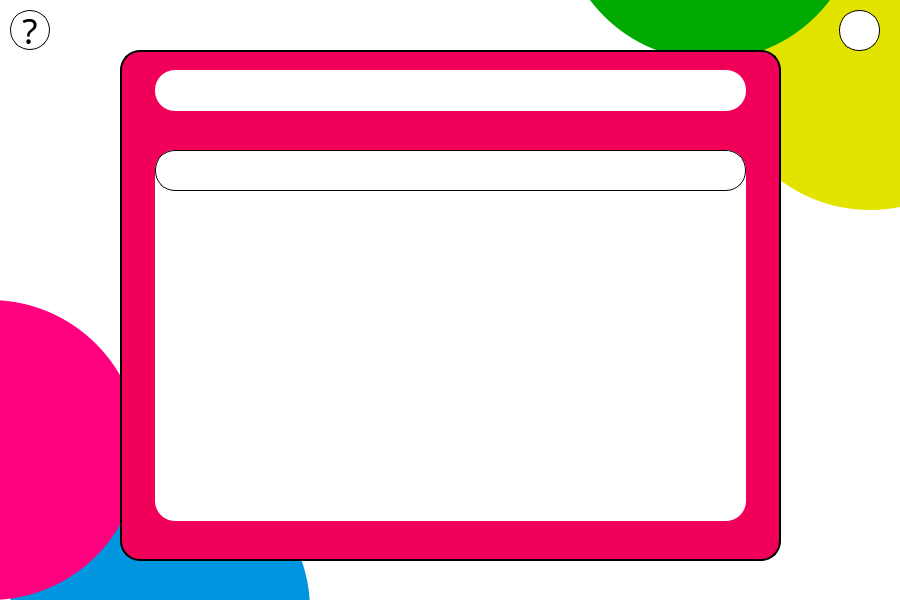
<?xml version="1.0" encoding="UTF-8"?>
<ui version="4.0">
 <class>MainWindow</class>
 <widget class="QMainWindow" name="MainWindow">
  <property name="geometry">
   <rect>
    <x>0</x>
    <y>0</y>
    <width>900</width>
    <height>600</height>
   </rect>
  </property>
  <property name="minimumSize">
   <size>
    <width>900</width>
    <height>600</height>
   </size>
  </property>
  <property name="maximumSize">
   <size>
    <width>900</width>
    <height>600</height>
   </size>
  </property>
  <property name="windowTitle">
   <string>Audios</string>
  </property>
  <widget class="QWidget" name="centralwidget">
   <widget class="QFrame" name="frame">
    <property name="geometry">
     <rect>
      <x>0</x>
      <y>0</y>
      <width>900</width>
      <height>600</height>
     </rect>
    </property>
    <property name="minimumSize">
     <size>
      <width>900</width>
      <height>600</height>
     </size>
    </property>
    <property name="styleSheet">
     <string notr="true">background-color: rgb(255, 255, 255);</string>
    </property>
    <property name="frameShape">
     <enum>QFrame::NoFrame</enum>
    </property>
    <property name="frameShadow">
     <enum>QFrame::Plain</enum>
    </property>
    <widget class="QFrame" name="frame_17">
     <property name="geometry">
      <rect>
       <x>10</x>
       <y>460</y>
       <width>300</width>
       <height>300</height>
      </rect>
     </property>
     <property name="styleSheet">
      <string notr="true">background-color:rgb(0, 149, 223);
border-radius: 150px;</string>
     </property>
     <property name="frameShape">
      <enum>QFrame::NoFrame</enum>
     </property>
     <property name="frameShadow">
      <enum>QFrame::Raised</enum>
     </property>
    </widget>
    <widget class="QFrame" name="frame_18">
     <property name="geometry">
      <rect>
       <x>720</x>
       <y>-90</y>
       <width>300</width>
       <height>300</height>
      </rect>
     </property>
     <property name="styleSheet">
      <string notr="true">background-color:rgb(227, 227, 0);
border-radius: 150px;</string>
     </property>
     <property name="frameShape">
      <enum>QFrame::NoFrame</enum>
     </property>
     <property name="frameShadow">
      <enum>QFrame::Raised</enum>
     </property>
    </widget>
    <widget class="QPushButton" name="bt_info">
     <property name="geometry">
      <rect>
       <x>10</x>
       <y>10</y>
       <width>40</width>
       <height>40</height>
      </rect>
     </property>
     <property name="minimumSize">
      <size>
       <width>0</width>
       <height>0</height>
      </size>
     </property>
     <property name="font">
      <font>
       <family>Berlin Sans FB</family>
       <pointsize>26</pointsize>
      </font>
     </property>
     <property name="styleSheet">
      <string notr="true">QAbstractButton{
	background-color: rgb(255, 255, 255);
	border: 1px solid black;
	border-radius: 20px;
}
QAbstractButton:hover{
background-color: rgb(231, 231, 231);
}</string>
     </property>
     <property name="text">
      <string>?</string>
     </property>
    </widget>
    <widget class="QFrame" name="frame_27">
     <property name="geometry">
      <rect>
       <x>-160</x>
       <y>300</y>
       <width>300</width>
       <height>300</height>
      </rect>
     </property>
     <property name="styleSheet">
      <string notr="true">background-color: rgb(255, 0, 127);
border-radius: 150px;</string>
     </property>
     <property name="frameShape">
      <enum>QFrame::NoFrame</enum>
     </property>
     <property name="frameShadow">
      <enum>QFrame::Raised</enum>
     </property>
    </widget>
    <widget class="QFrame" name="frame_11">
     <property name="geometry">
      <rect>
       <x>560</x>
       <y>-240</y>
       <width>300</width>
       <height>300</height>
      </rect>
     </property>
     <property name="styleSheet">
      <string notr="true">background-color: rgb(0, 170, 0);
border-radius: 150px;</string>
     </property>
     <property name="frameShape">
      <enum>QFrame::NoFrame</enum>
     </property>
     <property name="frameShadow">
      <enum>QFrame::Raised</enum>
     </property>
    </widget>
    <widget class="QFrame" name="frame_5">
     <property name="geometry">
      <rect>
       <x>120</x>
       <y>50</y>
       <width>661</width>
       <height>511</height>
      </rect>
     </property>
     <property name="styleSheet">
      <string notr="true">QFrame{
	background-color:rgb(241, 0, 90);
	border: 2px solid rgb(0, 0, 0);
	border-radius: 20px;
}</string>
     </property>
     <property name="frameShape">
      <enum>QFrame::StyledPanel</enum>
     </property>
     <property name="frameShadow">
      <enum>QFrame::Raised</enum>
     </property>
     <widget class="QFrame" name="frame_20">
      <property name="geometry">
       <rect>
        <x>35</x>
        <y>20</y>
        <width>591</width>
        <height>41</height>
       </rect>
      </property>
      <property name="styleSheet">
       <string notr="true">background-color: rgb(255, 255, 255);
border: 0;</string>
      </property>
      <property name="frameShape">
       <enum>QFrame::StyledPanel</enum>
      </property>
      <property name="frameShadow">
       <enum>QFrame::Raised</enum>
      </property>
     </widget>
     <widget class="QFrame" name="audios">
      <property name="geometry">
       <rect>
        <x>35</x>
        <y>100</y>
        <width>591</width>
        <height>371</height>
       </rect>
      </property>
      <property name="styleSheet">
       <string notr="true">background-color: rgb(255, 255, 255);
border: 0;</string>
      </property>
      <property name="frameShape">
       <enum>QFrame::StyledPanel</enum>
      </property>
      <property name="frameShadow">
       <enum>QFrame::Raised</enum>
      </property>
      <widget class="QFrame" name="audio">
       <property name="geometry">
        <rect>
         <x>0</x>
         <y>0</y>
         <width>591</width>
         <height>41</height>
        </rect>
       </property>
       <property name="styleSheet">
        <string notr="true">QFrame{
	background-color: rgb(255, 255, 255);
	border: 1px solid;
}</string>
       </property>
       <property name="frameShape">
        <enum>QFrame::StyledPanel</enum>
       </property>
       <property name="frameShadow">
        <enum>QFrame::Raised</enum>
       </property>
       <widget class="QLabel" name="audio_name">
        <property name="geometry">
         <rect>
          <x>20</x>
          <y>10</y>
          <width>511</width>
          <height>21</height>
         </rect>
        </property>
        <property name="font">
         <font>
          <family>Berlin Sans FB</family>
          <pointsize>11</pointsize>
         </font>
        </property>
        <property name="styleSheet">
         <string notr="true">border: 0</string>
        </property>
        <property name="text">
         <string/>
        </property>
       </widget>
       <widget class="QPushButton" name="audio_rep">
        <property name="geometry">
         <rect>
          <x>533</x>
          <y>1</y>
          <width>41</width>
          <height>38</height>
         </rect>
        </property>
        <property name="minimumSize">
         <size>
          <width>0</width>
          <height>0</height>
         </size>
        </property>
        <property name="font">
         <font>
          <family>Berlin Sans FB</family>
          <pointsize>26</pointsize>
         </font>
        </property>
        <property name="styleSheet">
         <string notr="true">QAbstractButton{
	border-radius: 20px;
	background-image: url(:/icones/imagens/botao-de-pausa.png);
	background-repeat: no-repeat;
	background-position: center;
}
QAbstractButton:hover{
	background-color: rgb(232, 232, 232);
}</string>
        </property>
        <property name="text">
         <string/>
        </property>
       </widget>
      </widget>
     </widget>
    </widget>
    <widget class="QPushButton" name="bt_toHome">
     <property name="geometry">
      <rect>
       <x>839</x>
       <y>10</y>
       <width>41</width>
       <height>41</height>
      </rect>
     </property>
     <property name="minimumSize">
      <size>
       <width>0</width>
       <height>0</height>
      </size>
     </property>
     <property name="font">
      <font>
       <family>Berlin Sans FB</family>
       <pointsize>26</pointsize>
      </font>
     </property>
     <property name="styleSheet">
      <string notr="true">QAbstractButton{
	border: 1px solid black;
	border-radius: 20px;
	
	background-image: url(:/icones/imagens/home.png);
	background-position: center;
	background-repeat: no-repeat;
}
QAbstractButton:hover{
	
	background-color: rgb(232, 232, 232);
}</string>
     </property>
     <property name="text">
      <string/>
     </property>
    </widget>
   </widget>
  </widget>
 </widget>
 <resources>
  <include location="imagens.qrc"/>
 </resources>
 <connections/>
</ui>
